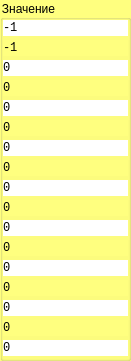
  <widget class="QGroupBox" name="info_value">
   <property name="geometry">
    <rect>
     <x>990</x>
     <y>340</y>
     <width>131</width>
     <height>361</height>
    </rect>
   </property>
   <property name="palette">
    <palette>
     <active>
      <colorrole role="WindowText">
       <brush brushstyle="SolidPattern">
        <color alpha="255">
         <red>0</red>
         <green>0</green>
         <blue>0</blue>
        </color>
       </brush>
      </colorrole>
      <colorrole role="Button">
       <brush brushstyle="SolidPattern">
        <color alpha="255">
         <red>255</red>
         <green>255</green>
         <blue>127</blue>
        </color>
       </brush>
      </colorrole>
      <colorrole role="Light">
       <brush brushstyle="SolidPattern">
        <color alpha="255">
         <red>255</red>
         <green>255</green>
         <blue>254</blue>
        </color>
       </brush>
      </colorrole>
      <colorrole role="Midlight">
       <brush brushstyle="SolidPattern">
        <color alpha="255">
         <red>255</red>
         <green>255</green>
         <blue>190</blue>
        </color>
       </brush>
      </colorrole>
      <colorrole role="Dark">
       <brush brushstyle="SolidPattern">
        <color alpha="255">
         <red>127</red>
         <green>127</green>
         <blue>63</blue>
        </color>
       </brush>
      </colorrole>
      <colorrole role="Mid">
       <brush brushstyle="SolidPattern">
        <color alpha="255">
         <red>170</red>
         <green>170</green>
         <blue>85</blue>
        </color>
       </brush>
      </colorrole>
      <colorrole role="Text">
       <brush brushstyle="SolidPattern">
        <color alpha="255">
         <red>0</red>
         <green>0</green>
         <blue>0</blue>
        </color>
       </brush>
      </colorrole>
      <colorrole role="BrightText">
       <brush brushstyle="SolidPattern">
        <color alpha="255">
         <red>255</red>
         <green>255</green>
         <blue>255</blue>
        </color>
       </brush>
      </colorrole>
      <colorrole role="ButtonText">
       <brush brushstyle="SolidPattern">
        <color alpha="255">
         <red>0</red>
         <green>0</green>
         <blue>0</blue>
        </color>
       </brush>
      </colorrole>
      <colorrole role="Base">
       <brush brushstyle="SolidPattern">
        <color alpha="255">
         <red>255</red>
         <green>255</green>
         <blue>127</blue>
        </color>
       </brush>
      </colorrole>
      <colorrole role="Window">
       <brush brushstyle="SolidPattern">
        <color alpha="255">
         <red>255</red>
         <green>255</green>
         <blue>127</blue>
        </color>
       </brush>
      </colorrole>
      <colorrole role="Shadow">
       <brush brushstyle="SolidPattern">
        <color alpha="255">
         <red>0</red>
         <green>0</green>
         <blue>0</blue>
        </color>
       </brush>
      </colorrole>
      <colorrole role="AlternateBase">
       <brush brushstyle="SolidPattern">
        <color alpha="255">
         <red>255</red>
         <green>255</green>
         <blue>191</blue>
        </color>
       </brush>
      </colorrole>
      <colorrole role="ToolTipBase">
       <brush brushstyle="SolidPattern">
        <color alpha="255">
         <red>255</red>
         <green>255</green>
         <blue>220</blue>
        </color>
       </brush>
      </colorrole>
      <colorrole role="ToolTipText">
       <brush brushstyle="SolidPattern">
        <color alpha="255">
         <red>0</red>
         <green>0</green>
         <blue>0</blue>
        </color>
       </brush>
      </colorrole>
      <colorrole role="PlaceholderText">
       <brush brushstyle="SolidPattern">
        <color alpha="128">
         <red>0</red>
         <green>0</green>
         <blue>0</blue>
        </color>
       </brush>
      </colorrole>
     </active>
     <inactive>
      <colorrole role="WindowText">
       <brush brushstyle="SolidPattern">
        <color alpha="255">
         <red>0</red>
         <green>0</green>
         <blue>0</blue>
        </color>
       </brush>
      </colorrole>
      <colorrole role="Button">
       <brush brushstyle="SolidPattern">
        <color alpha="255">
         <red>255</red>
         <green>255</green>
         <blue>127</blue>
        </color>
       </brush>
      </colorrole>
      <colorrole role="Light">
       <brush brushstyle="SolidPattern">
        <color alpha="255">
         <red>255</red>
         <green>255</green>
         <blue>254</blue>
        </color>
       </brush>
      </colorrole>
      <colorrole role="Midlight">
       <brush brushstyle="SolidPattern">
        <color alpha="255">
         <red>255</red>
         <green>255</green>
         <blue>190</blue>
        </color>
       </brush>
      </colorrole>
      <colorrole role="Dark">
       <brush brushstyle="SolidPattern">
        <color alpha="255">
         <red>127</red>
         <green>127</green>
         <blue>63</blue>
        </color>
       </brush>
      </colorrole>
      <colorrole role="Mid">
       <brush brushstyle="SolidPattern">
        <color alpha="255">
         <red>170</red>
         <green>170</green>
         <blue>85</blue>
        </color>
       </brush>
      </colorrole>
      <colorrole role="Text">
       <brush brushstyle="SolidPattern">
        <color alpha="255">
         <red>0</red>
         <green>0</green>
         <blue>0</blue>
        </color>
       </brush>
      </colorrole>
      <colorrole role="BrightText">
       <brush brushstyle="SolidPattern">
        <color alpha="255">
         <red>255</red>
         <green>255</green>
         <blue>255</blue>
        </color>
       </brush>
      </colorrole>
      <colorrole role="ButtonText">
       <brush brushstyle="SolidPattern">
        <color alpha="255">
         <red>0</red>
         <green>0</green>
         <blue>0</blue>
        </color>
       </brush>
      </colorrole>
      <colorrole role="Base">
       <brush brushstyle="SolidPattern">
        <color alpha="255">
         <red>255</red>
         <green>255</green>
         <blue>127</blue>
        </color>
       </brush>
      </colorrole>
      <colorrole role="Window">
       <brush brushstyle="SolidPattern">
        <color alpha="255">
         <red>255</red>
         <green>255</green>
         <blue>127</blue>
        </color>
       </brush>
      </colorrole>
      <colorrole role="Shadow">
       <brush brushstyle="SolidPattern">
        <color alpha="255">
         <red>0</red>
         <green>0</green>
         <blue>0</blue>
        </color>
       </brush>
      </colorrole>
      <colorrole role="AlternateBase">
       <brush brushstyle="SolidPattern">
        <color alpha="255">
         <red>255</red>
         <green>255</green>
         <blue>191</blue>
        </color>
       </brush>
      </colorrole>
      <colorrole role="ToolTipBase">
       <brush brushstyle="SolidPattern">
        <color alpha="255">
         <red>255</red>
         <green>255</green>
         <blue>220</blue>
        </color>
       </brush>
      </colorrole>
      <colorrole role="ToolTipText">
       <brush brushstyle="SolidPattern">
        <color alpha="255">
         <red>0</red>
         <green>0</green>
         <blue>0</blue>
        </color>
       </brush>
      </colorrole>
      <colorrole role="PlaceholderText">
       <brush brushstyle="SolidPattern">
        <color alpha="128">
         <red>0</red>
         <green>0</green>
         <blue>0</blue>
        </color>
       </brush>
      </colorrole>
     </inactive>
     <disabled>
      <colorrole role="WindowText">
       <brush brushstyle="SolidPattern">
        <color alpha="255">
         <red>127</red>
         <green>127</green>
         <blue>63</blue>
        </color>
       </brush>
      </colorrole>
      <colorrole role="Button">
       <brush brushstyle="SolidPattern">
        <color alpha="255">
         <red>255</red>
         <green>255</green>
         <blue>127</blue>
        </color>
       </brush>
      </colorrole>
      <colorrole role="Light">
       <brush brushstyle="SolidPattern">
        <color alpha="255">
         <red>255</red>
         <green>255</green>
         <blue>254</blue>
        </color>
       </brush>
      </colorrole>
      <colorrole role="Midlight">
       <brush brushstyle="SolidPattern">
        <color alpha="255">
         <red>255</red>
         <green>255</green>
         <blue>190</blue>
        </color>
       </brush>
      </colorrole>
      <colorrole role="Dark">
       <brush brushstyle="SolidPattern">
        <color alpha="255">
         <red>127</red>
         <green>127</green>
         <blue>63</blue>
        </color>
       </brush>
      </colorrole>
      <colorrole role="Mid">
       <brush brushstyle="SolidPattern">
        <color alpha="255">
         <red>170</red>
         <green>170</green>
         <blue>85</blue>
        </color>
       </brush>
      </colorrole>
      <colorrole role="Text">
       <brush brushstyle="SolidPattern">
        <color alpha="255">
         <red>127</red>
         <green>127</green>
         <blue>63</blue>
        </color>
       </brush>
      </colorrole>
      <colorrole role="BrightText">
       <brush brushstyle="SolidPattern">
        <color alpha="255">
         <red>255</red>
         <green>255</green>
         <blue>255</blue>
        </color>
       </brush>
      </colorrole>
      <colorrole role="ButtonText">
       <brush brushstyle="SolidPattern">
        <color alpha="255">
         <red>127</red>
         <green>127</green>
         <blue>63</blue>
        </color>
       </brush>
      </colorrole>
      <colorrole role="Base">
       <brush brushstyle="SolidPattern">
        <color alpha="255">
         <red>255</red>
         <green>255</green>
         <blue>127</blue>
        </color>
       </brush>
      </colorrole>
      <colorrole role="Window">
       <brush brushstyle="SolidPattern">
        <color alpha="255">
         <red>255</red>
         <green>255</green>
         <blue>127</blue>
        </color>
       </brush>
      </colorrole>
      <colorrole role="Shadow">
       <brush brushstyle="SolidPattern">
        <color alpha="255">
         <red>0</red>
         <green>0</green>
         <blue>0</blue>
        </color>
       </brush>
      </colorrole>
      <colorrole role="AlternateBase">
       <brush brushstyle="SolidPattern">
        <color alpha="255">
         <red>255</red>
         <green>255</green>
         <blue>127</blue>
        </color>
       </brush>
      </colorrole>
      <colorrole role="ToolTipBase">
       <brush brushstyle="SolidPattern">
        <color alpha="255">
         <red>255</red>
         <green>255</green>
         <blue>220</blue>
        </color>
       </brush>
      </colorrole>
      <colorrole role="ToolTipText">
       <brush brushstyle="SolidPattern">
        <color alpha="255">
         <red>0</red>
         <green>0</green>
         <blue>0</blue>
        </color>
       </brush>
      </colorrole>
      <colorrole role="PlaceholderText">
       <brush brushstyle="SolidPattern">
        <color alpha="128">
         <red>0</red>
         <green>0</green>
         <blue>0</blue>
        </color>
       </brush>
      </colorrole>
     </disabled>
    </palette>
   </property>
   <property name="styleSheet">
    <string notr="true">background-color: rgb(255, 255, 127);</string>
   </property>
   <property name="title">
    <string>Значение</string>
   </property>
   <property name="flat">
    <bool>false</bool>
   </property>
   <widget class="QLabel" name="i_1">
    <property name="geometry">
     <rect>
      <x>3</x>
      <y>60</y>
      <width>125</width>
      <height>16</height>
     </rect>
    </property>
    <property name="font">
     <font>
      <family>Consolas</family>
     </font>
    </property>
    <property name="styleSheet">
     <string notr="true">background-color: rgb(255, 255, 255);</string>
    </property>
    <property name="text">
     <string>0</string>
    </property>
   </widget>
   <widget class="QLabel" name="i_2">
    <property name="geometry">
     <rect>
      <x>3</x>
      <y>80</y>
      <width>125</width>
      <height>16</height>
     </rect>
    </property>
    <property name="font">
     <font>
      <family>Consolas</family>
     </font>
    </property>
    <property name="styleSheet">
     <string notr="true"/>
    </property>
    <property name="text">
     <string>0</string>
    </property>
   </widget>
   <widget class="QLabel" name="i_3">
    <property name="geometry">
     <rect>
      <x>3</x>
      <y>100</y>
      <width>125</width>
      <height>16</height>
     </rect>
    </property>
    <property name="font">
     <font>
      <family>Consolas</family>
     </font>
    </property>
    <property name="styleSheet">
     <string notr="true">background-color: rgb(255, 255, 255);</string>
    </property>
    <property name="text">
     <string>0</string>
    </property>
   </widget>
   <widget class="QLabel" name="i_4">
    <property name="geometry">
     <rect>
      <x>3</x>
      <y>120</y>
      <width>125</width>
      <height>16</height>
     </rect>
    </property>
    <property name="font">
     <font>
      <family>Consolas</family>
     </font>
    </property>
    <property name="styleSheet">
     <string notr="true"/>
    </property>
    <property name="text">
     <string>0</string>
    </property>
   </widget>
   <widget class="QLabel" name="i_6">
    <property name="geometry">
     <rect>
      <x>3</x>
      <y>160</y>
      <width>125</width>
      <height>16</height>
     </rect>
    </property>
    <property name="font">
     <font>
      <family>Consolas</family>
     </font>
    </property>
    <property name="styleSheet">
     <string notr="true"/>
    </property>
    <property name="text">
     <string>0</string>
    </property>
   </widget>
   <widget class="QLabel" name="i_7">
    <property name="geometry">
     <rect>
      <x>3</x>
      <y>180</y>
      <width>125</width>
      <height>16</height>
     </rect>
    </property>
    <property name="font">
     <font>
      <family>Consolas</family>
     </font>
    </property>
    <property name="styleSheet">
     <string notr="true">background-color: rgb(255, 255, 255);</string>
    </property>
    <property name="text">
     <string>0</string>
    </property>
   </widget>
   <widget class="QLabel" name="i_8">
    <property name="geometry">
     <rect>
      <x>3</x>
      <y>200</y>
      <width>125</width>
      <height>16</height>
     </rect>
    </property>
    <property name="font">
     <font>
      <family>Consolas</family>
     </font>
    </property>
    <property name="styleSheet">
     <string notr="true"/>
    </property>
    <property name="text">
     <string>0</string>
    </property>
   </widget>
   <widget class="QLabel" name="i_9">
    <property name="geometry">
     <rect>
      <x>3</x>
      <y>220</y>
      <width>125</width>
      <height>16</height>
     </rect>
    </property>
    <property name="font">
     <font>
      <family>Consolas</family>
     </font>
    </property>
    <property name="styleSheet">
     <string notr="true">background-color: rgb(255, 255, 255);</string>
    </property>
    <property name="text">
     <string>0</string>
    </property>
   </widget>
   <widget class="QLabel" name="i_5">
    <property name="geometry">
     <rect>
      <x>3</x>
      <y>140</y>
      <width>125</width>
      <height>16</height>
     </rect>
    </property>
    <property name="font">
     <font>
      <family>Consolas</family>
     </font>
    </property>
    <property name="styleSheet">
     <string notr="true">background-color: rgb(255, 255, 255);</string>
    </property>
    <property name="text">
     <string>0</string>
    </property>
   </widget>
   <widget class="QLabel" name="i_10">
    <property name="geometry">
     <rect>
      <x>3</x>
      <y>240</y>
      <width>125</width>
      <height>16</height>
     </rect>
    </property>
    <property name="font">
     <font>
      <family>Consolas</family>
     </font>
    </property>
    <property name="styleSheet">
     <string notr="true"/>
    </property>
    <property name="text">
     <string>0</string>
    </property>
   </widget>
   <widget class="QLabel" name="i_11">
    <property name="geometry">
     <rect>
      <x>3</x>
      <y>260</y>
      <width>125</width>
      <height>16</height>
     </rect>
    </property>
    <property name="font">
     <font>
      <family>Consolas</family>
     </font>
    </property>
    <property name="styleSheet">
     <string notr="true">background-color: rgb(255, 255, 255);</string>
    </property>
    <property name="text">
     <string>0</string>
    </property>
   </widget>
   <widget class="QLabel" name="i_12">
    <property name="geometry">
     <rect>
      <x>3</x>
      <y>280</y>
      <width>125</width>
      <height>16</height>
     </rect>
    </property>
    <property name="font">
     <font>
      <family>Consolas</family>
     </font>
    </property>
    <property name="styleSheet">
     <string notr="true"/>
    </property>
    <property name="text">
     <string>0</string>
    </property>
   </widget>
   <widget class="QLabel" name="i_0">
    <property name="geometry">
     <rect>
      <x>3</x>
      <y>40</y>
      <width>125</width>
      <height>16</height>
     </rect>
    </property>
    <property name="font">
     <font>
      <family>Consolas</family>
     </font>
    </property>
    <property name="styleSheet">
     <string notr="true"/>
    </property>
    <property name="text">
     <string>-1</string>
    </property>
   </widget>
   <widget class="QLabel" name="i_13">
    <property name="geometry">
     <rect>
      <x>3</x>
      <y>300</y>
      <width>125</width>
      <height>16</height>
     </rect>
    </property>
    <property name="font">
     <font>
      <family>Consolas</family>
     </font>
    </property>
    <property name="styleSheet">
     <string notr="true">background-color: rgb(255, 255, 255);</string>
    </property>
    <property name="text">
     <string>0</string>
    </property>
   </widget>
   <widget class="QLabel" name="i_00">
    <property name="geometry">
     <rect>
      <x>3</x>
      <y>20</y>
      <width>125</width>
      <height>16</height>
     </rect>
    </property>
    <property name="font">
     <font>
      <family>Consolas</family>
     </font>
    </property>
    <property name="styleSheet">
     <string notr="true">background-color: rgb(255, 255, 255);</string>
    </property>
    <property name="text">
     <string>-1</string>
    </property>
   </widget>
   <widget class="QLabel" name="i_14">
    <property name="geometry">
     <rect>
      <x>3</x>
      <y>320</y>
      <width>125</width>
      <height>16</height>
     </rect>
    </property>
    <property name="font">
     <font>
      <family>Consolas</family>
     </font>
    </property>
    <property name="styleSheet">
     <string notr="true"/>
    </property>
    <property name="text">
     <string>0</string>
    </property>
   </widget>
   <widget class="QLabel" name="i_15">
    <property name="geometry">
     <rect>
      <x>3</x>
      <y>340</y>
      <width>125</width>
      <height>16</height>
     </rect>
    </property>
    <property name="font">
     <font>
      <family>Consolas</family>
     </font>
    </property>
    <property name="styleSheet">
     <string notr="true">background-color: rgb(255, 255, 255);</string>
    </property>
    <property name="text">
     <string>0</string>
    </property>
   </widget>
  </widget>
